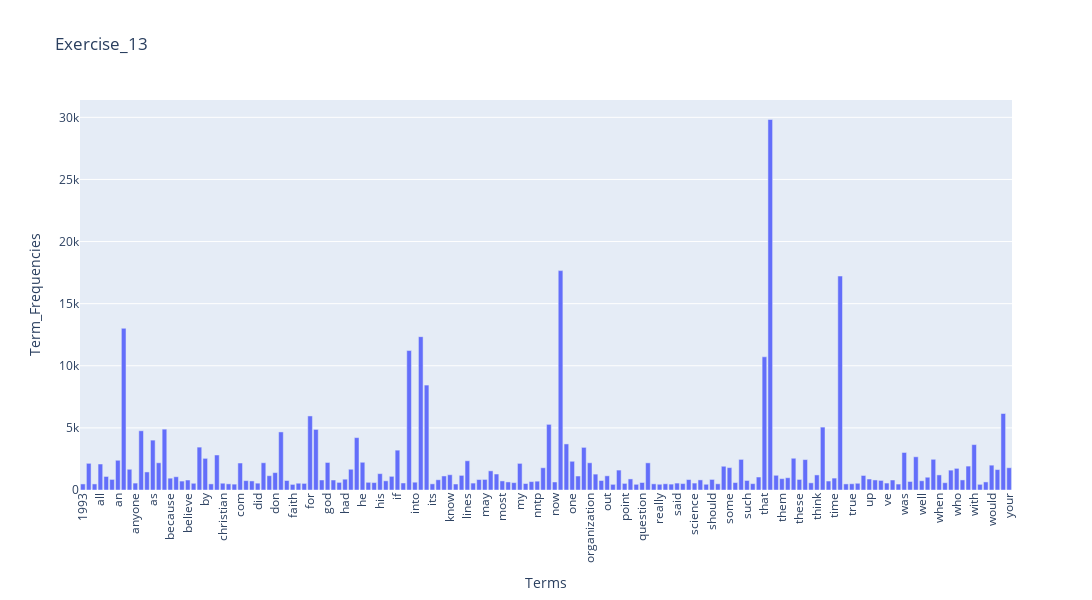

The notebook cell saved with this chart:
### Markdown cell above
### >>> **Exercise 13 (take home):** 
The chart above only contains 300 vocabulary in the documents, and it's already computationally intensive to both compute and visualize. Can you efficiently reduce the number of terms you want to visualize as an exercise.

### Code cell
# Answer here
# To reduce the number of terms
# I set up a threshold to filter the lower frequency terms
# And then plot the frequency figure about the left terms
import plotly.express as px

term_frequencies = np.asarray(X_counts.sum(axis=0))[0]

# Set a minimum frequency threshold to reduce number of terms
min_frequency = 450  
print("Setting threshold:", (min_frequency))

# Keep frequency of terms meeting the threshold
frequency_th = term_frequencies >= min_frequency

# Filter terms and frequencies from threshold
filter_terms = count_vect.get_feature_names_out()[frequency_th]
filter_frequencies = term_frequencies[frequency_th]
print(f"Remaining terms: {len(filter_terms)}")

df_use_plotly_ex13 = pd.DataFrame({"Terms": filter_terms, "Term_Frequencies": filter_frequencies})

fig_ex13 = px.bar(df_use_plotly_ex13, 
             x = "Terms", 
             y = "Term_Frequencies",
             title = "Exercise_13")

fig_ex13.update_layout(xaxis_tickangle = -90, width = 2500, height = 600)

fig_ex13.show()

# (Thershold, remain terms): (500, 143), (250, 321), (1000, 77), (450, 160)

### Figure 1 — Plotly figure (JSON) as saved in the notebook; plotly's stock layout.template omitted (floating-point values rounded to 4 significant figures; data arrays with more than 128 entries replaced by an {"elided": "..."} marker saying what was removed)
{"data": [{"hovertemplate": "Terms=%{x}<br>Term_Frequencies=%{y}<extra></extra>", "legendgroup": "", "marker": {"color": "#636efa", "pattern": {"shape": ""}}, "name": "", "orientation": "v", "showlegend": false, "textposition": "auto", "type": "bar", "x": {"elided": "160 str values"}, "xaxis": "x", "y": {"elided": "160 int values"}, "yaxis": "y"}], "layout": {"barmode": "relative", "height": 600, "legend": {"tracegroupgap": 0}, "title": {"text": "Exercise_13"}, "width": 2500, "xaxis": {"anchor": "y", "domain": [0, 1], "tickangle": -90, "title": {"text": "Terms"}}, "yaxis": {"anchor": "x", "domain": [0, 1], "title": {"text": "Term_Frequencies"}}}}
